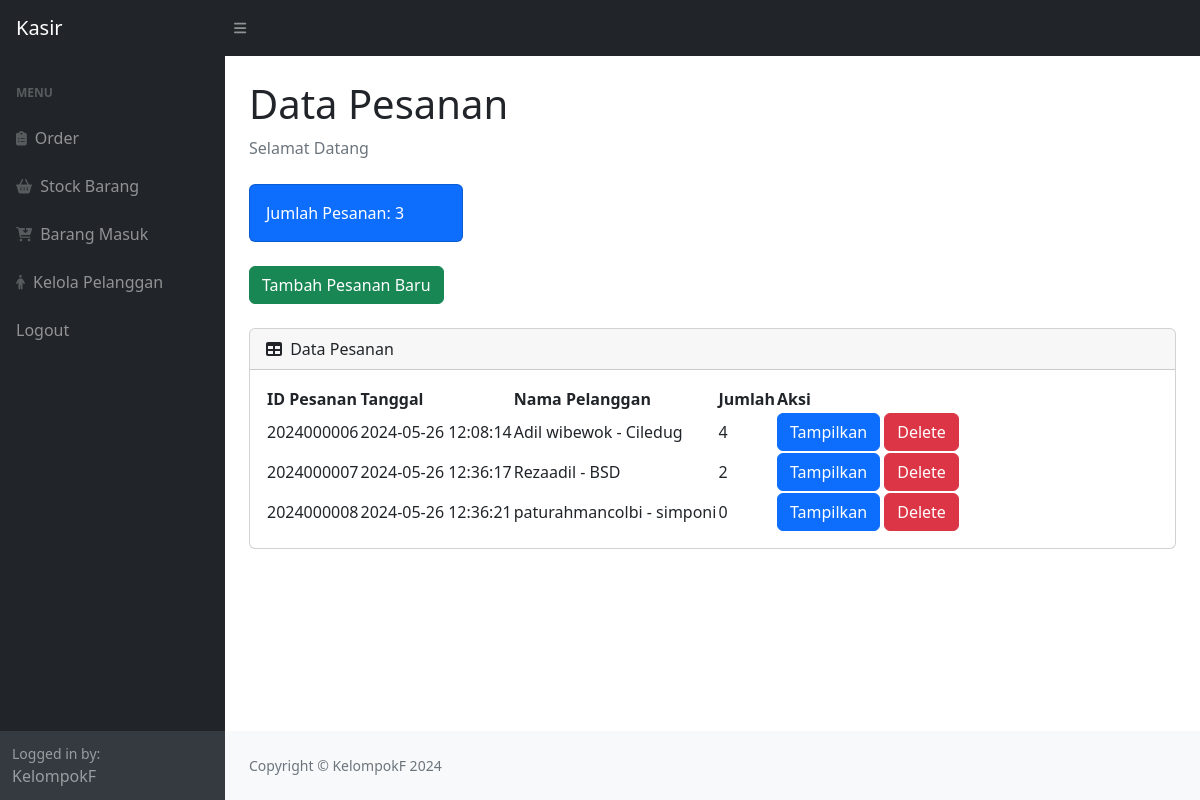
The app's page /index.php (signed in) with its own data.
### tables this page shows
CREATE TABLE `pesanan` (
  `idorder` int(11) NOT NULL,
  `tanggal` timestamp NOT NULL DEFAULT CURRENT_TIMESTAMP,
  `idpelanggan` int(11) NOT NULL
);

CREATE TABLE `pelanggan` (
  `idpelanggan` int(11) NOT NULL,
  `namapelanggan` varchar(50) NOT NULL,
  `notelp` varchar(15) NOT NULL,
  `alamat` text NOT NULL
);

### index.php (the view, shortened to what this page needs)
<?php
require 'ceklogin.php';
$h1 = mysqli_query($c,"select * from pesanan");
$h2 = mysqli_num_rows($h1);
?>
<!DOCTYPE html>
<html lang="en">
    <head>
        <link href="https://cdn.jsdelivr.net/npm/simple-datatables@7.1.2/dist/style.min.css" rel="stylesheet" />
        <link href="css/styles.css" rel="stylesheet" />
    </head>
    <body class="sb-nav-fixed">
        <nav class="sb-topnav navbar navbar-expand navbar-dark bg-dark">
            <a class="navbar-brand ps-3" href="index.php">Kasir</a>
            <button class="btn btn-link btn-sm order-1 order-lg-0 me-4 me-lg-0" id="sidebarToggle" href="#!"><i class="fas fa-bars"></i></button>
        </nav>
        <div id="layoutSidenav">
            <div id="layoutSidenav_nav">
                <nav class="sb-sidenav accordion sb-sidenav-dark" id="sidenavAccordion">
                    <div class="sb-sidenav-menu">
                        <div class="nav">
                            <div class="sb-sidenav-menu-heading">Menu</div>
                        <a class="nav-link" href="index.php">
                            <div class="sb-nav-link-icon"><i class="fas fa-clipboard-list"></i></div>
                            Order
                        </a>
                        <a class="nav-link" href="stock.php">
                            <div class="sb-nav-link-icon"><i class="fas fa-shopping-basket"></i></div>
                            Stock Barang
                        </a>
                        <a class="nav-link" href="masuk.php">
                            <div class="sb-nav-link-icon"><i class="fas fa-cart-arrow-down"></i></div>
                            Barang Masuk
                        </a>
                        <a class="nav-link" href="pelanggan.php">
                            <div class="sb-nav-link-icon"><i class="fa-solid fa-person"></i></div>
                             Kelola Pelanggan
                        </a>
                        <a class="nav-link" href="logout.php">
                            Logout
                        </a>
                    </div>
                    </div>
                    <div class="sb-sidenav-footer">
                        <div class="small">Logged in by:</div>
                        KelompokF
                    </div>
                </nav>
            </div>
            <div id="layoutSidenav_content">
                <main>
                    <div class="container-fluid px-4">
                        <h1 class="mt-4">Data Pesanan</h1>
                        <ol class="breadcrumb mb-4">
                            <li class="breadcrumb-item active">Selamat Datang</li>
                        </ol>
                        <div class="row">
                            <div class="col-xl-3 col-md-6">
                                <div class="card bg-primary text-white mb-4">
                                    <div class="card-body">Jumlah Pesanan: <?=$h2;?></div>
                                </div>
                            </div>
                        </div>
                       <button type="button" class="btn btn-success mb-4" data-bs-toggle="modal" data-bs-target="#myModal">
                        Tambah Pesanan Baru
                       </button>
                        <div class="card mb-4">
                            <div class="card-header">
                                <i class="fas fa-table me-1"></i>
                                Data Pesanan
                            </div>
                            <div class="card-body">
                                <table id="datatablesSimple">
                                    <thead>
                                        <tr>
                                            <th>ID Pesanan</th>
                                            <th>Tanggal</th>
                                            <th>Nama Pelanggan</th>
                                            <th>Jumlah</th>
                                            <th>Aksi</th>
                                        </tr>
                                    </thead>
                                    <tbody>
                                    <?php
                                    $get = mysqli_query($c,"select * from pesanan p, pelanggan pl where p.idpelanggan=pl.
                                    idpelanggan");
                                    while($p=mysqli_fetch_array($get)){
                                    $idorder = $p['idorder'];
                                    $tanggal = $p['tanggal'];
                                    $namapelanggan = $p['namapelanggan'];
                                    $alamat = $p['alamat'];
                                    $hitungjumlah = mysqli_query($c,"select * from detailpesanan where idpesanan='$idorder'");
                                    $jumlah = mysqli_num_rows($hitungjumlah);
                                    ?>
                                        <tr>
                                            <td><?=$idorder;?></td>
                                            <td><?=$tanggal;?></td>
                                            <td><?=$namapelanggan;?> - <?=$alamat;?></td>
                                            <td><?=$jumlah;?></td>
                                            <td><a href="view.php?idp=<?=$idorder;?>" class="btn btn-primary"target="blank">Tampilkan</a>
                                                    <button type="button" class="btn btn-danger" data-bs-toggle="modal" data-bs-target="#delete<?=$idorder;?>">
                                                     Delete
                                                </button></td>
                                        </tr>
                                        <?php
                                        };
                                        ?>
                                    </tbody>
                                </table>
                            </div>
                        </div>
                    </div>
                </main>
                <footer class="py-4 bg-light mt-auto">
                    <div class="container-fluid px-4">
                        <div class="d-flex align-items-center justify-content-between small">
                            <div class="text-muted">Copyright &copy; KelompokF 2024</div>
                        </div>
                    </div>
                </footer>
            </div>
        </div>
    </body>
</html>

### records on screen
pesanan: idorder "2024000006", tanggal "2024-05-26 12:08:14", idpelanggan.namapelanggan "Adil wibewok", idpelanggan.alamat "Ciledug", jumlah "4"
pesanan: idorder "2024000007", tanggal "2024-05-26 12:36:17", idpelanggan.namapelanggan "Rezaadil", idpelanggan.alamat "BSD", jumlah "2"
pesanan: idorder "2024000008", tanggal "2024-05-26 12:36:21", idpelanggan.namapelanggan "paturahmancolbi", idpelanggan.alamat "simponi", jumlah "0"

### other values on screen
$h2 "3"
